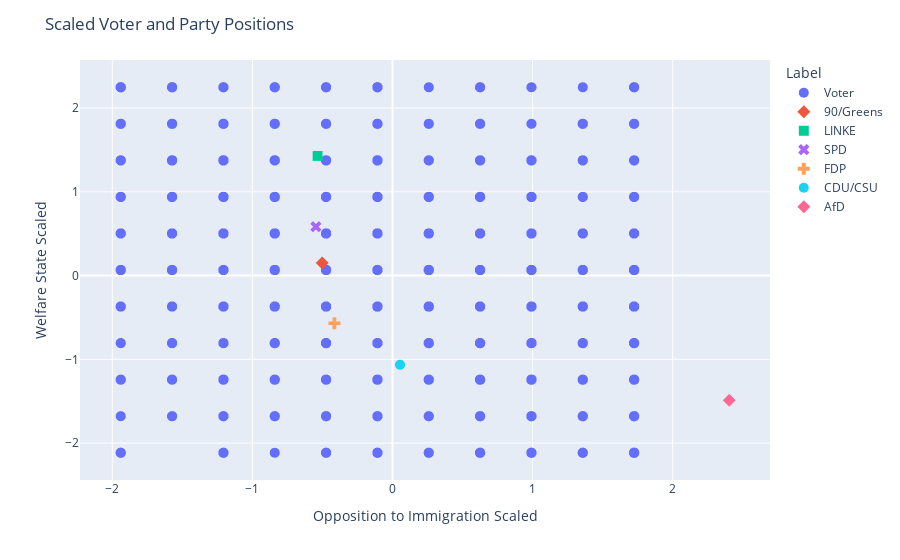

Here is the notebook cell this chart was saved with:
### Code cell
concatenated_df = pd.concat([voter_scaled, party_scaled], ignore_index=True)

fig = px.scatter(
    concatenated_df,
    x='Opposition to Immigration Scaled',
    y='Welfare State Scaled',
    color='Label',
    symbol='Label')
fig.update_traces(marker=dict(size=10))
fig.update_layout(title='Scaled Voter and Party Positions')
fig.show()

### Figure 1 — Plotly figure (JSON) as saved in the notebook; plotly's stock layout.template omitted (floating-point values rounded to 4 significant figures; data arrays with more than 128 entries replaced by an {"elided": "..."} marker saying what was removed)
{"data": [{"hovertemplate": "Label=Voter<br>Opposition to Immigration Scaled=%{x}<br>Welfare State Scaled=%{y}<extra></extra>", "legendgroup": "Voter", "marker": {"color": "#636efa", "size": 10, "symbol": "circle"}, "mode": "markers", "name": "Voter", "showlegend": true, "type": "scattergl", "x": {"elided": "3290 float values"}, "xaxis": "x", "y": {"elided": "3290 float values"}, "yaxis": "y"}, {"hovertemplate": "Label=90/Greens<br>Opposition to Immigration Scaled=%{x}<br>Welfare State Scaled=%{y}<extra></extra>", "legendgroup": "90/Greens", "marker": {"color": "#EF553B", "size": 10, "symbol": "diamond"}, "mode": "markers", "name": "90/Greens", "showlegend": true, "type": "scattergl", "x": [-0.5017], "xaxis": "x", "y": [0.1509], "yaxis": "y"}, {"hovertemplate": "Label=LINKE<br>Opposition to Immigration Scaled=%{x}<br>Welfare State Scaled=%{y}<extra></extra>", "legendgroup": "LINKE", "marker": {"color": "#00cc96", "size": 10, "symbol": "square"}, "mode": "markers", "name": "LINKE", "showlegend": true, "type": "scattergl", "x": [-0.5345], "xaxis": "x", "y": [1.429], "yaxis": "y"}, {"hovertemplate": "Label=SPD<br>Opposition to Immigration Scaled=%{x}<br>Welfare State Scaled=%{y}<extra></extra>", "legendgroup": "SPD", "marker": {"color": "#ab63fa", "size": 10, "symbol": "x"}, "mode": "markers", "name": "SPD", "showlegend": true, "type": "scattergl", "x": [-0.547], "xaxis": "x", "y": [0.5831], "yaxis": "y"}, {"hovertemplate": "Label=FDP<br>Opposition to Immigration Scaled=%{x}<br>Welfare State Scaled=%{y}<extra></extra>", "legendgroup": "FDP", "marker": {"color": "#FFA15A", "size": 10, "symbol": "cross"}, "mode": "markers", "name": "FDP", "showlegend": true, "type": "scattergl", "x": [-0.4148], "xaxis": "x", "y": [-0.5694], "yaxis": "y"}, {"hovertemplate": "Label=CDU/CSU<br>Opposition to Immigration Scaled=%{x}<br>Welfare State Scaled=%{y}<extra></extra>", "legendgroup": "CDU/CSU", "marker": {"color": "#19d3f3", "size": 10, "symbol": "circle"}, "mode": "markers", "name": "CDU/CSU", "showlegend": true, "type": "scattergl", "x": [0.05375], "xaxis": "x", "y": [-1.065], "yaxis": "y"}, {"hovertemplate": "Label=AfD<br>Opposition to Immigration Scaled=%{x}<br>Welfare State Scaled=%{y}<extra></extra>", "legendgroup": "AfD", "marker": {"color": "#FF6692", "size": 10, "symbol": "diamond"}, "mode": "markers", "name": "AfD", "showlegend": true, "type": "scattergl", "x": [2.404], "xaxis": "x", "y": [-1.489], "yaxis": "y"}], "layout": {"legend": {"title": {"text": "Label"}, "tracegroupgap": 0}, "margin": {"t": 60}, "title": {"text": "Scaled Voter and Party Positions"}, "xaxis": {"anchor": "y", "domain": [0, 1], "title": {"text": "Opposition to Immigration Scaled"}}, "yaxis": {"anchor": "x", "domain": [0, 1], "title": {"text": "Welfare State Scaled"}}}}
